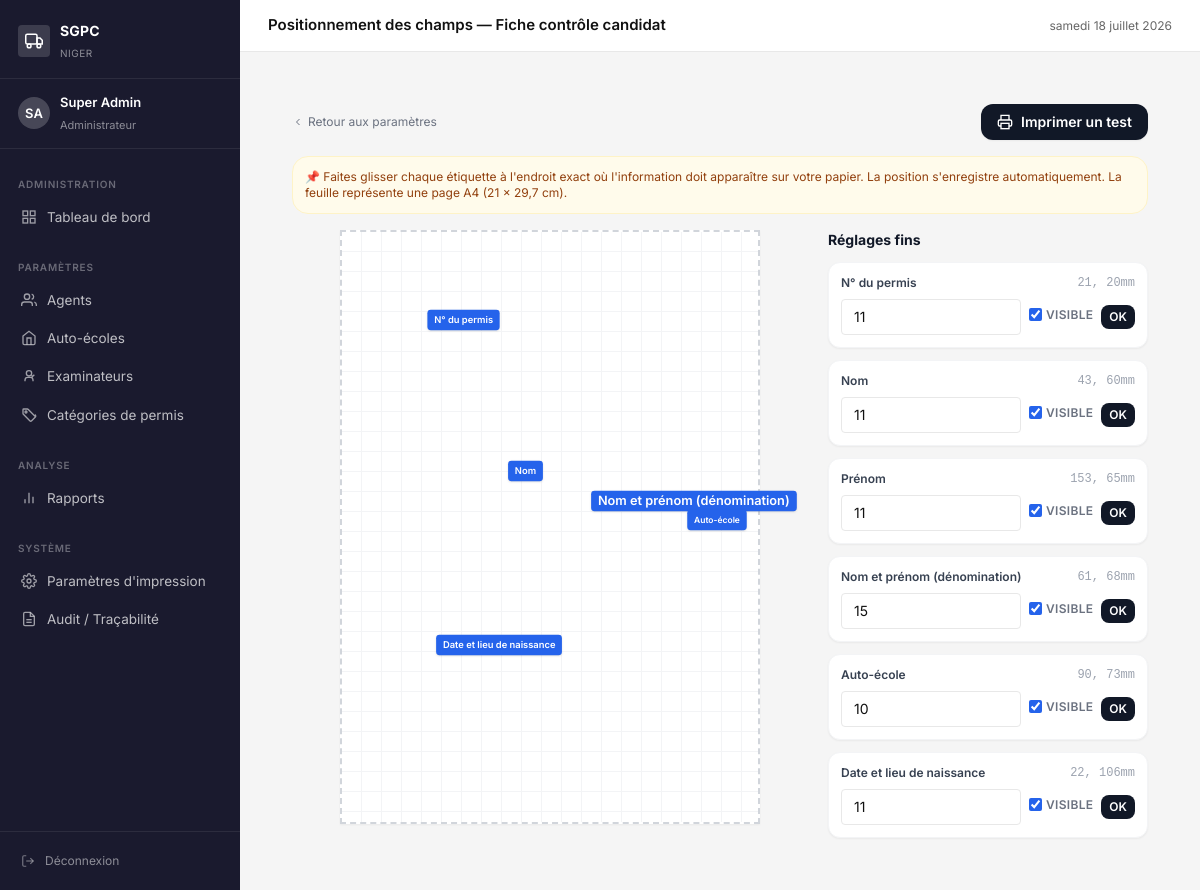
The app's page /admin-sgpc/parametres/fiche_controle/editeur/ (signed in) with its own data.
### core/models.py (models this page shows, shortened)
class ProfilAgent(models.Model):
    ROLE_CHOICES = [
        ('admin', 'Administrateur'),
        ('direction', 'Agent Direction'),
    ]
    user = models.OneToOneField(User, on_delete=models.CASCADE, related_name='profil')
    role = models.CharField(max_length=20, choices=ROLE_CHOICES, default='direction')
    telephone = models.CharField(max_length=20, blank=True)
    actif = models.BooleanField(default=True)
    date_creation = models.DateTimeField(auto_now_add=True)

class ParametreImpression(models.Model):
    TYPE_FICHE_CHOICES = [
        ('fiche_controle', 'Fiche contrôle candidat'),
        ('fiche_examen_code', "Fiche d'examen code"),
        ('fiche_examen_conduite', "Fiche d'examen conduite"),
        ('attestation', 'Attestation provisoire'),
    ]
    type_fiche = models.CharField(max_length=30, choices=TYPE_FICHE_CHOICES)
    champ = models.CharField(max_length=50)          # ex: 'nom', 'prenom', 'qr_code'
    label = models.CharField(max_length=100, blank=True)  # libellé humain affiché dans l'éditeur
    x_mm = models.FloatField(default=20)              # position horizontale en mm
    y_mm = models.FloatField(default=20)              # position verticale en mm
    taille_police = models.IntegerField(default=12)
    largeur_mm = models.FloatField(default=60, blank=True, null=True)  # utile pour le QR code
    visible = models.BooleanField(default=True)
    date_modification = models.DateTimeField(auto_now=True)
    class Meta:
        verbose_name = "Position de champ imprimé"
        verbose_name_plural = "Positions des champs imprimés"
        unique_together = [('type_fiche', 'champ')]
        ordering = ['type_fiche', 'y_mm', 'x_mm']

### core/views.py (the view)
# urls.py: path('admin-sgpc/parametres/<str:type_fiche>/editeur/', views.editeur_position, name='editeur_position'),
@login_required
@role_required('admin')
def editeur_position(request, type_fiche):
    from .models import CHAMPS_PAR_FICHE
    if type_fiche not in dict(ParametreImpression.TYPE_FICHE_CHOICES):
        messages.error(request, "Type de fiche inconnu.")
        return redirect('parametres_impression')
    champs_definis = CHAMPS_PAR_FICHE.get(type_fiche, [])
    for champ, label in champs_definis:
        ParametreImpression.objects.get_or_create(
            type_fiche=type_fiche, champ=champ,
            defaults={'label': label, 'x_mm': 20, 'y_mm': 20}
        )
    positions = ParametreImpression.objects.filter(type_fiche=type_fiche)
    return render(request, 'core/admin/editeur_position.html', {
        'type_fiche': type_fiche,
        'label': dict(ParametreImpression.TYPE_FICHE_CHOICES).get(type_fiche, type_fiche),
        'positions': positions,
    })

### templates/core/admin/editeur_position.html (shortened to what this page needs)
{% extends 'core/base.html' %}
{% block topbar_title %}Positionnement des champs — {{ label }}{% endblock %}
{% block content %}
<script src="https://cdn.tailwindcss.com"></script>
<div class="p-4 sm:p-6 max-w-6xl mx-auto text-gray-800 antialiased space-y-4">
  <div class="flex flex-col sm:flex-row sm:items-center sm:justify-between gap-3">
    <a href="{% url 'parametres_impression' %}" class="inline-flex items-center gap-1 text-xs text-gray-500 hover:text-gray-800">
      <svg class="w-3 h-3" fill="none" stroke="currentColor" stroke-width="2" viewBox="0 0 24 24"><polyline points="15 18 9 12 15 6"/></svg>
      Retour aux paramètres
    </a>
    <div class="flex gap-2">
      <a href="{% url 'test_impression' type_fiche %}" target="_blank"
         class="inline-flex items-center gap-2 text-sm font-semibold px-4 py-2 bg-gray-900 text-white rounded-xl hover:bg-gray-700 transition shadow-sm">
        <svg class="w-4 h-4" fill="none" stroke="currentColor" stroke-width="2" viewBox="0 0 24 24"><polyline points="6 9 6 2 18 2 18 9"/><path d="M6 18H4a2 2 0 0 1-2-2v-5a2 2 0 0 1 2-2h16a2 2 0 0 1 2 2v5a2 2 0 0 1-2 2h-2"/><rect x="6" y="14" width="12" height="8"/></svg>
        Imprimer un test
      </a>
    </div>
  </div>
  <div class="bg-amber-50 border border-amber-100 rounded-2xl p-3 text-xs text-amber-800">
    📌 Faites glisser chaque étiquette à l'endroit exact où l'information doit apparaître sur votre papier.
    La position s'enregistre automatiquement. La feuille représente une page A4 (21 x 29,7 cm).
  </div>
  <div class="flex flex-col lg:flex-row gap-5">
    <div class="flex-1 flex justify-center overflow-x-auto">
      <div id="feuille" class="relative bg-white border-2 border-dashed border-gray-300 shadow-sm flex-shrink-0"
           style="width: 420px; height: 594px; max-width: 100%;">
        <div class="absolute inset-0 pointer-events-none"
             style="background-image: repeating-linear-gradient(to bottom, transparent, transparent 19px, #f3f4f6 19px, #f3f4f6 20px), repeating-linear-gradient(to right, transparent, transparent 19px, #f3f4f6 19px, #f3f4f6 20px);">
        </div>
        {% for p in positions %}
        <div class="champ-drag absolute cursor-move bg-blue-600 text-white text-xs font-semibold px-2 py-1 rounded shadow select-none whitespace-nowrap {% if not p.visible %}opacity-30{% endif %}"
             data-champ="{{ p.champ }}"
             data-pk="{{ p.pk }}"
             style="left: {{ p.x_mm|floatformat:0 }}mm; top: {{ p.y_mm|floatformat:0 }}mm; font-size: {{ p.taille_police }}px; transform: scale(0.85);">
          {{ p.label }}
        </div>
        {% endfor %}
      </div>
    </div>
    <div class="w-full lg:w-80 space-y-3">
      <h3 class="text-sm font-bold text-gray-900">Réglages fins</h3>
      {% for p in positions %}
      <div class="bg-white rounded-xl border border-gray-100 shadow-sm p-3">
        <div class="flex items-center justify-between mb-2">
          <span class="text-xs font-semibold text-gray-700">{{ p.label }}</span>
          <span class="text-xs text-gray-400 font-mono" id="coords-{{ p.champ }}">{{ p.x_mm|floatformat:0 }}, {{ p.y_mm|floatformat:0 }}mm</span>
        </div>
        <form method="post" action="{% url 'modifier_champ_position' p.pk %}" class="flex items-center gap-2">
          <input type="number" name="taille_police" value="{{ p.taille_police }}" min="6" max="30"
                 class="w-16 px-2 py-1 text-xs border border-gray-200 rounded-lg" title="Taille police (pt)">
          <label class="flex items-center gap-1 text-xs text-gray-500">
            <input type="checkbox" name="visible" value="1" {% if p.visible %}checked{% endif %} class="accent-blue-600">
            Visible
          </label>
          <button type="submit" class="text-xs font-semibold px-2 py-1 bg-gray-900 text-white rounded-lg">OK</button>
        </form>
      </div>
      {% endfor %}
    </div>
  </div>
</div>
{% endblock %}

### templates/core/base.html (shortened to what this page needs)
<!DOCTYPE html>
<html lang="fr">
<head>
  {% load static %}
  <link rel="stylesheet" href="{% static 'css/sgpc.css' %}">
</head>
<body>
<div class="layout">
  <aside class="sidebar" id="sidebar">
    <div class="sidebar-header">
      <div class="sidebar-brand">
        <div class="brand-icon">
          <svg width="18" height="18" fill="none" stroke="white" stroke-width="2" viewBox="0 0 24 24">
            <rect x="1" y="3" width="15" height="13" rx="2"/>
            <path d="M16 8h4l3 3v5h-7V8z"/>
            <circle cx="5.5" cy="18.5" r="2.5"/><circle cx="18.5" cy="18.5" r="2.5"/>
          </svg>
        </div>
        <div class="brand-text">
          <strong>SGPC</strong><span>Niger</span>
        </div>
      </div>
    </div>
    <div class="sidebar-user">
      <div class="user-avatar">{{ request.user.first_name|first|upper }}{{ request.user.last_name|first|upper }}</div>
      <div class="user-info">
        <strong>{{ request.user.get_full_name|truncatechars:22 }}</strong>
        <span>{{ request.user.profil.get_role_display }}</span>
      </div>
    </div>
    <nav class="sidebar-nav">
      {% with role=request.user.profil.role %}
      {% if role == 'admin' %}
      <div class="nav-section">Administration</div>
      <a href="{% url 'tableau_de_bord' %}" class="nav-item {% if request.resolver_match.url_name == 'tableau_de_bord' %}active{% endif %}">
        <svg width="16" height="16" fill="none" stroke="currentColor" stroke-width="2" viewBox="0 0 24 24"><rect x="3" y="3" width="7" height="7"/><rect x="14" y="3" width="7" height="7"/><rect x="3" y="14" width="7" height="7"/><rect x="14" y="14" width="7" height="7"/></svg>
        Tableau de bord
      </a>
      <div class="nav-section" style="margin-top:8px;">Paramètres</div>
      <a href="{% url 'liste_agents' %}" class="nav-item {% if 'agent' in request.resolver_match.url_name %}active{% endif %}">
        <svg width="16" height="16" fill="none" stroke="currentColor" stroke-width="2" viewBox="0 0 24 24"><path d="M17 21v-2a4 4 0 0 0-4-4H5a4 4 0 0 0-4 4v2"/><circle cx="9" cy="7" r="4"/><path d="M23 21v-2a4 4 0 0 0-3-3.87m-4-12a4 4 0 0 1 0 7.75"/></svg>
        Agents
      </a>
      <a href="{% url 'liste_auto_ecoles' %}" class="nav-item {% if 'auto_ecole' in request.resolver_match.url_name %}active{% endif %}">
        <svg width="16" height="16" fill="none" stroke="currentColor" stroke-width="2" viewBox="0 0 24 24"><path d="M3 9l9-7 9 7v11a2 2 0 0 1-2 2H5a2 2 0 0 1-2-2z"/><polyline points="9 22 9 12 15 12 15 22"/></svg>
        Auto-écoles
      </a>
      <a href="{% url 'liste_examinateurs' %}" class="nav-item {% if 'examinateur' in request.resolver_match.url_name %}active{% endif %}">
        <svg width="16" height="16" fill="none" stroke="currentColor" stroke-width="2" viewBox="0 0 24 24"><circle cx="12" cy="8" r="4"/><path d="M6 20v-2a4 4 0 0 1 4-4h4a4 4 0 0 1 4 4v2"/><polyline points="16 11 17 13 20 10"/></svg>
        Examinateurs
      </a>
      <a href="{% url 'liste_categories' %}" class="nav-item {% if 'categorie' in request.resolver_match.url_name %}active{% endif %}">
        <svg width="16" height="16" fill="none" stroke="currentColor" stroke-width="2" viewBox="0 0 24 24"><path d="M20.59 13.41 11 3.83A2 2 0 0 0 9.59 3H4a1 1 0 0 0-1 1v5.59a2 2 0 0 0 .59 1.41l9.58 9.59a2 2 0 0 0 2.82 0l5.59-5.59a2 2 0 0 0 0-2.83z"/><circle cx="7.5" cy="7.5" r="1.5"/></svg>
        Catégories de permis
      </a>
      <div class="nav-section" style="margin-top:8px;">Analyse</div>
      <a href="{% url 'rapports_admin' %}" class="nav-item {% if request.resolver_match.url_name == 'rapports_admin' %}active{% endif %}">
        <svg width="16" height="16" fill="none" stroke="currentColor" stroke-width="2" viewBox="0 0 24 24"><line x1="18" y1="20" x2="18" y2="10"/><line x1="12" y1="20" x2="12" y2="4"/><line x1="6" y1="20" x2="6" y2="14"/></svg>
        Rapports
      </a>
      <div class="nav-section" style="margin-top:8px;">Système</div>
      <a href="{% url 'parametres_impression' %}" class="nav-item {% if request.resolver_match.url_name == 'parametres_impression' or request.resolver_match.url_name == 'test_impression' %}active{% endif %}">
        Paramètres d'impression
      </a>
      <a href="{% url 'journal_audit' %}" class="nav-item {% if request.resolver_match.url_name == 'journal_audit' %}active{% endif %}">
        <svg width="16" height="16" fill="none" stroke="currentColor" stroke-width="2" viewBox="0 0 24 24"><path d="M14 2H6a2 2 0 0 0-2 2v16a2 2 0 0 0 2 2h12a2 2 0 0 0 2-2V8z"/><polyline points="14 2 14 8 20 8"/><line x1="16" y1="13" x2="8" y2="13"/><line x1="16" y1="17" x2="8" y2="17"/></svg>
        Audit / Traçabilité
      </a>
      {% endif %}
      {% endwith %}
    </nav>
    <div class="sidebar-footer">
      <a href="{% url 'deconnexion' %}" class="nav-item" style="color:rgba(255,255,255,.5);font-size:12px;padding:6px 0;">
        <svg width="14" height="14" fill="none" stroke="currentColor" stroke-width="2" viewBox="0 0 24 24"><path d="M9 21H5a2 2 0 0 1-2-2V5a2 2 0 0 1 2-2h4"/><polyline points="16 17 21 12 16 7"/><line x1="21" y1="12" x2="9" y2="12"/></svg>
        Déconnexion
      </a>
    </div>
  </aside>
  <div class="main">
    <div class="topbar">
      <div style="display:flex;align-items:center;gap:10px;">
        <span class="topbar-title">{% block topbar_title %}{% endblock %}</span>
      </div>
      <div class="topbar-right"><span>{% now "l d F Y" %}</span></div>
    </div>
    <div class="page-content">
      {% block content %}{% endblock %}
    </div>
  </div>
</div>
</body>
</html>

### static/css/sgpc.css (style rules this page uses)
:root { --noir: #111111; --gris-fonce: #333333; --gris-moyen: #666666; --gris-leger: #999999; --gris-clair: #e8e8e8; --gris-fond: #f5f5f5; --blanc: #ffffff; --accent: #1a1a2e; --accent-hover: #16213e; --accent-active: #0f3460; --vert: #1a7a4a; --rouge: #c0392b; --orange: #d35400; --bleu-info: #1565c0; --sidebar-w: 240px; --radius: 4px; --shadow: 0 1px 4px rgba(0,0,0,.10); }
*, *::before, *::after { box-sizing: border-box; margin: 0; padding: 0; }
body { font-family: 'Inter', 'Segoe UI', system-ui, sans-serif; font-size: 14px; color: var(--noir); background: var(--gris-fond); line-height: 1.5; }
a { color: inherit; text-decoration: none; }
.layout { display: flex; min-height: 100vh; }
.sidebar { width: var(--sidebar-w); background: var(--accent); display: flex; flex-direction: column; position: fixed; top: 0; left: 0; bottom: 0; z-index: 100; overflow-y: auto; }
.sidebar-header { padding: 20px 18px 16px; border-bottom: 1px solid rgba(255,255,255,.08); }
.sidebar-brand { display: flex; align-items: center; gap: 10px; }
.sidebar-brand .brand-icon { width: 32px; height: 32px; background: rgba(255,255,255,.15); border-radius: var(--radius); display: flex; align-items: center; justify-content: center; flex-shrink: 0; }
.sidebar-brand .brand-text strong { display: block; font-size: 14px; font-weight: 700; color: white; letter-spacing: .2px; }
.sidebar-brand .brand-text span { font-size: 10px; color: rgba(255,255,255,.5); text-transform: uppercase; letter-spacing: .5px; }
.sidebar-user { padding: 14px 18px; border-bottom: 1px solid rgba(255,255,255,.08); display: flex; align-items: center; gap: 10px; }
.user-avatar { width: 32px; height: 32px; background: rgba(255,255,255,.2); border-radius: 50%; display: flex; align-items: center; justify-content: center; font-size: 13px; font-weight: 600; color: white; flex-shrink: 0; }
.user-info { overflow: hidden; }
.user-info strong { display: block; font-size: 13px; font-weight: 600; color: white; white-space: nowrap; overflow: hidden; text-overflow: ellipsis; }
.user-info span { font-size: 11px; color: rgba(255,255,255,.5); }
.sidebar-nav { flex: 1; padding: 12px 0; }
.nav-section { padding: 16px 18px 6px; font-size: 10px; font-weight: 600; text-transform: uppercase; letter-spacing: .8px; color: rgba(255,255,255,.35); }
.nav-item { display: flex; align-items: center; gap: 10px; padding: 9px 18px; color: rgba(255,255,255,.72); font-size: 13.5px; cursor: pointer; transition: background .15s, color .15s; border-left: 3px solid transparent; }
.nav-item svg { flex-shrink: 0; opacity: .8; }
.sidebar-footer { padding: 14px 18px; border-top: 1px solid rgba(255,255,255,.08); }
.main { margin-left: var(--sidebar-w); flex: 1; display: flex; flex-direction: column; min-width: 0; }
.topbar { background: var(--blanc); border-bottom: 1px solid var(--gris-clair); padding: 0 28px; height: 52px; display: flex; align-items: center; justify-content: space-between; position: sticky; top: 0; z-index: 50; }
.topbar-title { font-size: 15px; font-weight: 600; color: var(--noir); }
.topbar-right { display: flex; align-items: center; gap: 12px; font-size: 12px; color: var(--gris-moyen); }
.page-content { padding: 28px; flex: 1; }
label { display: block; font-size: 12px; font-weight: 600; color: var(--gris-fonce); margin-bottom: 5px; text-transform: uppercase; letter-spacing: .3px; }
input[type="text"], input[type="password"], input[type="email"], input[type="date"], input[type="number"], input[type="tel"], select, textarea { width: 100%; padding: 9px 12px; border: 1px solid var(--gris-clair); border-radius: var(--radius); background: var(--blanc); font-size: 14px; color: var(--noir); transition: border-color .15s; outline: none; }

### records on screen
ParametreImpression: label "N° du permis", x_mm "21", y_mm "20", taille_police "11", visible "☑"
ParametreImpression: label "Nom", x_mm "43", y_mm "60", taille_police "11", visible "☑"
ParametreImpression: label "Nom et prénom (dénomination)", x_mm "61", y_mm "68", taille_police "15", visible "☑"
ParametreImpression: label "Auto-école", x_mm "90", y_mm "73", taille_police "10", visible "☑"
ParametreImpression: label "Date et lieu de naissance", x_mm "22", y_mm "106", taille_police "11", visible "☑"
ParametreImpression: label "Prénom", x_mm "153", y_mm "65", taille_police "11", visible "☑"

### other values on screen
{{ request.user.first_name|first|upper }} "S"
{{ request.user.last_name|first|upper }} "A"
{{ request.user.get_full_name|truncatechars:22 }} "Super Admin"
{{ request.user.profil.get_role_display }} "Administrateur"
{{ label }} "Fiche contrôle candidat"
